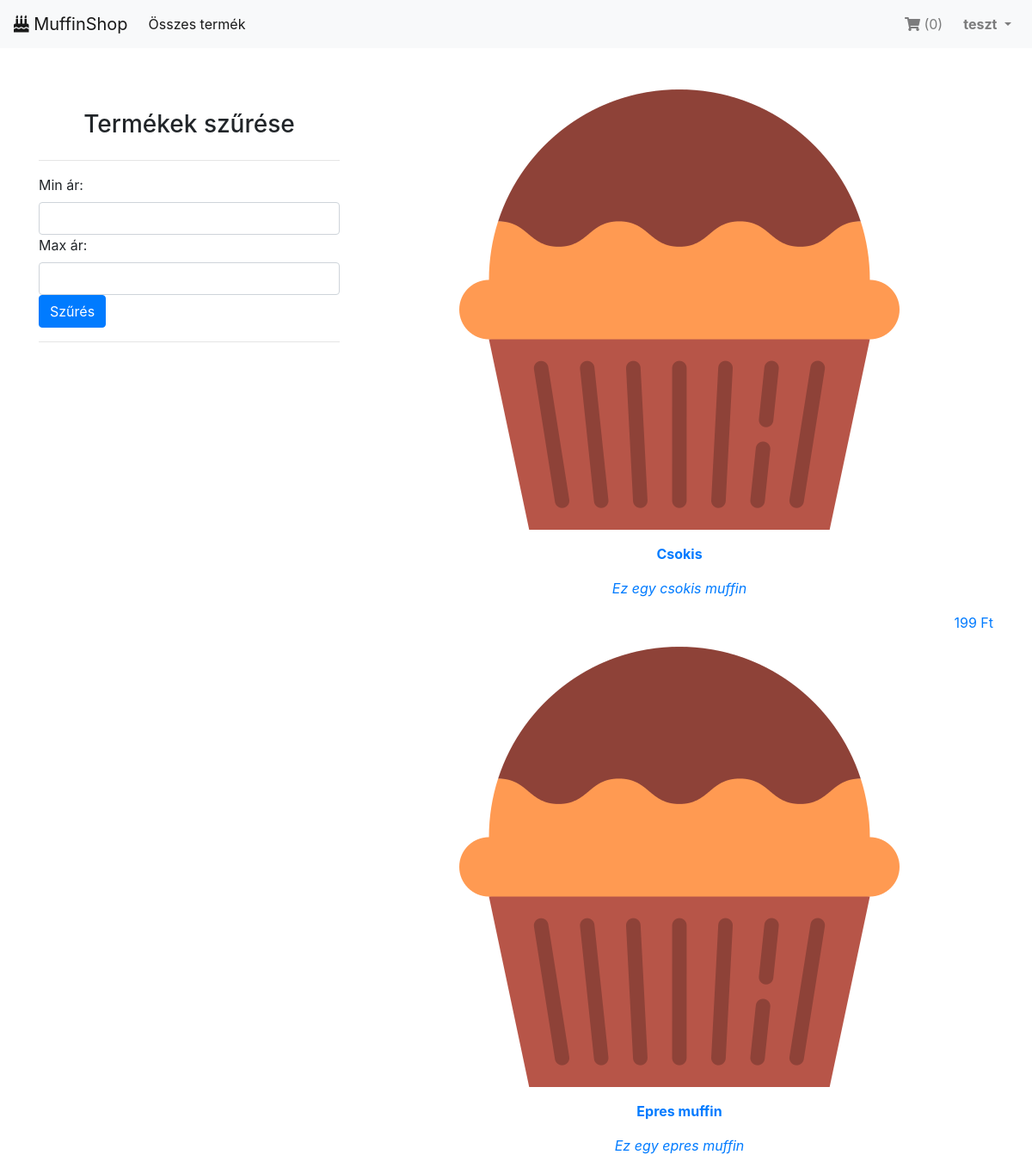
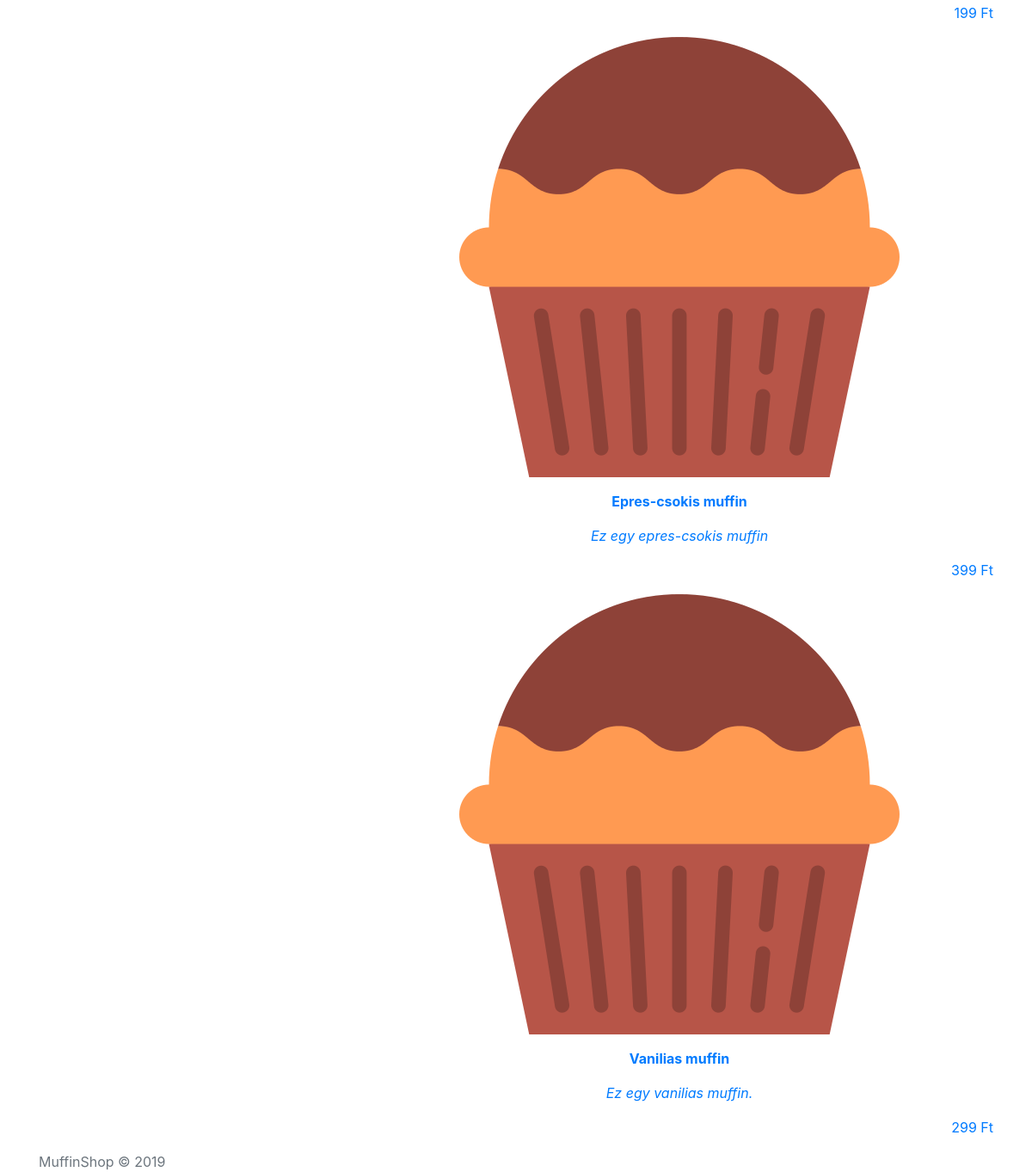
Screenshot of / (signed in) with the database file from the repository (2 pictures, top to bottom).
### tables this page shows
CREATE TABLE IF NOT EXISTS `users` (
  `user_id` int(11) NOT NULL AUTO_INCREMENT,
  `username` varchar(45) NOT NULL,
  `email` varchar(255) NOT NULL,
  `password` varchar(255) NOT NULL,
  `last_login` datetime DEFAULT current_timestamp(),
  PRIMARY KEY (`user_id`)
);

CREATE TABLE IF NOT EXISTS `muffins` (
  `muffin_id` int(11) NOT NULL AUTO_INCREMENT,
  `muffin_name` varchar(255) NOT NULL,
  `muffin_description` text NOT NULL,
  `muffin_price` float NOT NULL,
  `muffin_img` varchar(255) DEFAULT NULL,
  PRIMARY KEY (`muffin_id`)
);

### functions.php (called while the page is built, shortened)
<?php
function url($page = 'home', $params = []){
    $url = DOMAIN."?p={$page}";
    if(is_array($params)){
        foreach($params as $param => $value){
            $url .= "&$param=$value";
        }
    }
    return $url;
}
function get_all_muffins(){
    global $db;
    $sql = $db->prepare("SELECT * FROM muffins");
    $sql->execute();
    $result = $sql->get_result();
    return $result;
}
function get_user_data($userid){
    global $db;
    $sql = $db->prepare("SELECT * FROM users WHERE user_id = ?");
    $sql->bind_param("i", $userid);
    $sql->execute();
    $result = $sql->get_result()->fetch_assoc();
    return $result;
}

### views/partials/_muffin_item.php (the view)
<a href="<?php echo url('product_details', ['product_id' => $muffin['muffin_id']]); ?>">
<div class="muffin-item">
    <img src="<?php echo $muffin["muffin_img"] ? "img/". $muffin["muffing_img"] : "img/default_muffin.png"; ?>" class="img-fluid mx-auto d-block">
    <p class="muffin_title mt-3 text-center font-weight-bold"><?=$muffin["muffin_name"]?></p>
    <p class="muffin_desc text-center font-italic"><?=$muffin["muffin_description"]?></p>
    <p class="muffin_price text-right"><?=$muffin["muffin_price"]?><span class="currency"> Ft</span></p>
</div>
</a>

### views/partials/_navbar.php (shortened to what this page needs)
<nav class="navbar navbar-expand-lg navbar-light bg-light navbar-pink">
  <a class="navbar-brand" href="<?php echo url('home'); ?>"><i class="fas fa-birthday-cake"></i> MuffinShop</a>
  <div class="collapse navbar-collapse" id="muffinNavbar">
    <ul class="navbar-nav mr-auto">
      <li class="nav-item<?php echo $page == 'home' ? ' active' : ''; ?>">
        <a class="nav-link" href="<?php echo url('home'); ?>">Összes termék</a>
      </li>
    </ul>
    <ul class="navbar-nav ml-auto">
      <?php
      if(isset($_SESSION["userid"])):
      ?>
      <li class="nav-item mr-2">
        <a href="<?php echo url('cart'); ?>" class="nav-link">
          <i class="fas fa-shopping-cart"></i> (<?php echo count($_SESSION['cart']); ?>)
        </a>
      </li>
      <li class="nav-item dropdown">
        <a class="nav-link dropdown-toggle" href="#" id="navbarDropdown" role="button" data-toggle="dropdown" aria-haspopup="true" aria-expanded="false">
          <span class="font-weight-bold"><?=$userdata["username"]?></span>
        </a>
      </li>
      <?php else: ?>
      <li class="nav-item<?php echo $page == 'login' ? ' active' : ''; ?>">
        <a href="<?php echo url('login'); ?>" class="nav-link font-weight-bold">Bejelentkezés</a>
      </li>
      <?php endif; ?>
    </ul>
  </div>
</nav>

### views/home.php (shortened to what this page needs)
<?php
include_once "partials/_header.php";
include_once "partials/_navbar.php";
$muffins = get_all_muffins();
$min_price = null;
$max_price = null;
?>
<div class="container">
  <div class="row mt-5">
    <div class="col-md-4">
      <div class="search-filter">
        <h3 class="text-center m-4">Termékek szűrése</h3>
        <hr class="filter-divider">
        <div class="price-range">
          <div class="price-range-selector">
            <label for="min_price">Min ár:</label>
            <input type="number" class="form-control priceinput" name="min_price" id="min_price" value="<?php echo $min_price != null ? $min_price :  ''; ?>">
          </div>
          <div class="price-range-selector">
            <label for="max_price">Max ár:</label>
            <input type="number" class="form-control priceinput" name="max_price" id="max_price" value="<?php echo $max_price != null ? $max_price :  ''; ?>">
          </div>
          <button type="submit" name="filterSubmit" class="btn btn-primary" id="filterSubmit">Szűrés</button>
          <hr class="filter-divider">
        </div>
      </div>
    </div>
    <div class="col-md-8">
      <div class="product-listing">
        <?php
        if($muffins->num_rows == 0){
          echo "<h2 class='text-center'>Nincs a keresési feltételeknek megfelelő termék!</h2>";
        }
        else{
          foreach($muffins as $muffin){
            include 'partials/_muffin_item.php';
          }
        }
        ?>
      </div>
    </div>
  </div>
</div>
<?php
include_once "partials/_footer.php";
?>

### rows the page displays
users: username "teszt"
muffins: muffin_name "Csokis", muffin_description "Ez egy csokis muffin", muffin_price "199"
muffins: muffin_name "Epres muffin", muffin_description "Ez egy epres muffin", muffin_price "199"
muffins: muffin_name "Epres-csokis muffin", muffin_description "Ez egy epres-csokis muffin", muffin_price "399"
muffins: muffin_name "Vanilias muffin", muffin_description "Ez egy vanilias muffin.", muffin_price "299"

### other values shown
count($_SESSION['cart']) "0"
